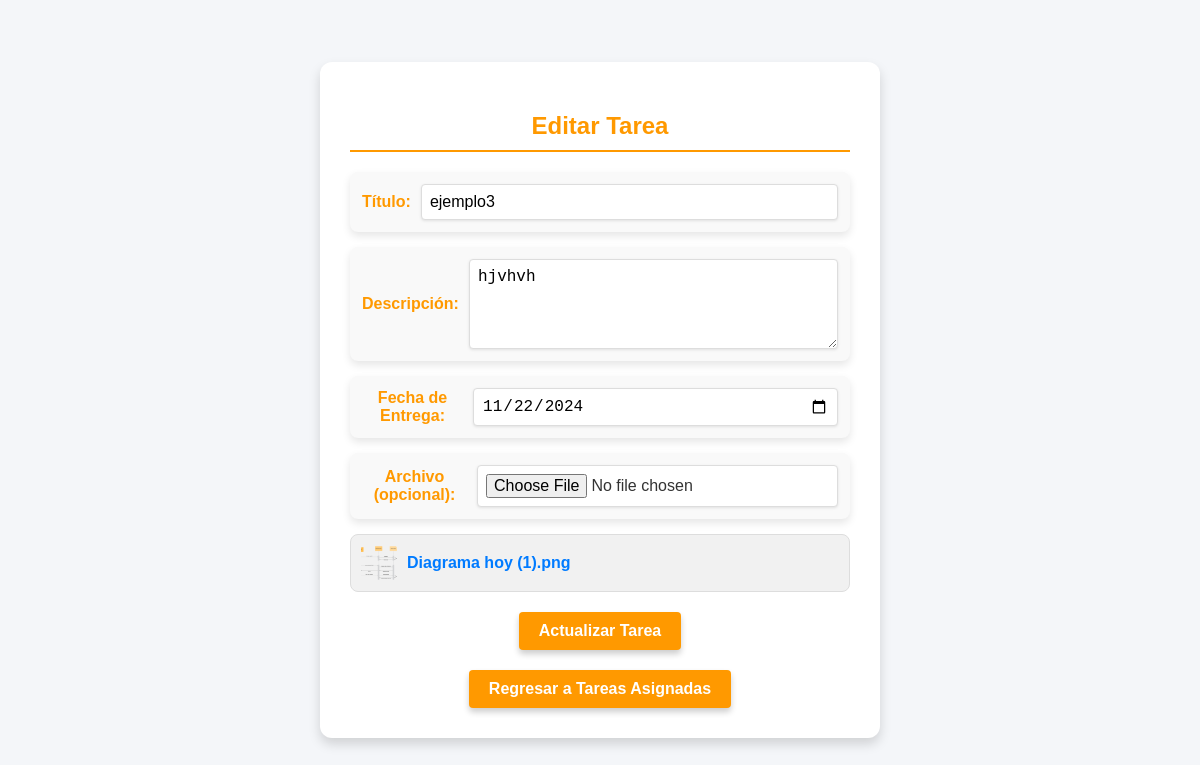
The app's page /editarTarea.php?id=6 with its own data.
### tables this page shows
CREATE TABLE `tareas` (
  `id_tarea` int(11) NOT NULL,
  `id_curso` int(11) DEFAULT NULL,
  `titulo` varchar(100) NOT NULL,
  `descripcion` text DEFAULT NULL,
  `archivo_tarea` varchar(255) DEFAULT NULL,
  `fecha_creacion` timestamp NOT NULL DEFAULT current_timestamp(),
  `fecha_limite` date NOT NULL
);

### editarTarea.php (the view, shortened to what this page needs)
<?php
$servidor = "localhost";
$usuario = "root";
$contraseña = "";
$baseDatos = "peis";
$conexion = new mysqli($servidor, $usuario, $contraseña, $baseDatos);
$id_tarea = $_GET['id'];
$sql = "SELECT * FROM tareas WHERE id_tarea = $id_tarea";
$resultado = $conexion->query($sql);
if ($resultado->num_rows > 0) {
    $fila = $resultado->fetch_assoc();
?>
<!DOCTYPE html>
<html lang="es">
<head>
</head>
<body>
<div class="form-container">
    <h2>Editar Tarea</h2>
    <form method="POST" enctype="multipart/form-data">
        <div class="form-group">
            <label for="titulo">Título:</label>
            <input type="text" id="titulo" name="titulo" value="<?php echo $fila['titulo']; ?>" required>
        </div>
        <div class="form-group">
            <label for="descripcion">Descripción:</label>
            <textarea id="descripcion" name="descripcion" rows="4" required><?php echo $fila['descripcion']; ?></textarea>
        </div>
        <div class="form-group">
            <label for="fecha_limite">Fecha de Entrega:</label>
            <input type="date" id="fecha_limite" name="fecha_limite" value="<?php echo $fila['fecha_limite']; ?>" required>
        </div>
        <div class="form-group">
            <label for="archivo">Archivo (opcional):</label>
            <input type="file" id="archivo" name="archivo">
        </div>
        <?php if (!empty($fila['archivo_tarea'])): ?>
            <div class="file-preview">
                <?php
                $file_path = htmlspecialchars($fila['archivo_tarea']);
                $file_extension = pathinfo($file_path, PATHINFO_EXTENSION);
                $image_extensions = ['jpg', 'jpeg', 'png', 'gif'];
                if (in_array(strtolower($file_extension), $image_extensions)) {
                    echo "<img src='$file_path' alt='Archivo'>";
                } else {
                    echo "<img src='file-icon.png' alt='Archivo'>";
                }
                ?>
                <a href="<?php echo $file_path; ?>" target="_blank"><?php echo basename($file_path); ?></a>
            </div>
        <?php endif; ?>
        <button type="submit">Actualizar Tarea</button>
    </form>
    <button class="back-button" onclick="window.location.href='listarTareas.php'">Regresar a Tareas Asignadas</button>
</div>
</body>
</html>
<?php
} else {
    echo "Tarea no encontrada";
}
?>

### editarTarea.php (style rules this page uses)
body { font-family: Arial, sans-serif; background-color: #f4f6f9; color: #333; display: flex; justify-content: center; align-items: center; height: 100vh; margin: 0; }
.form-container { background-color: #ffffff; padding: 30px; border-radius: 12px; box-shadow: 0 6px 12px rgba(0, 0, 0, 0.15); max-width: 500px; width: 100%; text-align: center; }
.form-container h2 { color: #ff9900; font-size: 24px; margin-bottom: 20px; border-bottom: 2px solid #ff9900; padding-bottom: 10px; }
.form-group { margin-bottom: 15px; padding: 12px; border-radius: 8px; background-color: #f9f9f9; box-shadow: 0 4px 8px rgba(0, 0, 0, 0.1); display: flex; justify-content: space-between; align-items: center; }
.form-group label { font-weight: bold; color: #ff9900; margin-right: 10px; }
.form-group input, .form-group textarea { width: 100%; padding: 8px; font-size: 16px; border: 1px solid #ddd; border-radius: 4px; background-color: #ffffff; box-shadow: 0 1px 3px rgba(0, 0, 0, 0.1); }
.file-preview { display: flex; align-items: center; background-color: #f1f1f1; border: 1px solid #ddd; padding: 10px; border-radius: 8px; margin-top: 10px; justify-content: start; }
.file-preview img { width: 36px; height: 36px; margin-right: 10px; border-radius: 4px; object-fit: cover; }
.file-preview a { color: #007bff; text-decoration: none; font-weight: bold; }
.form-container button { margin-top: 20px; padding: 10px 20px; font-size: 16px; font-weight: bold; color: #fff; background-color: #ff9900; border: none; border-radius: 4px; cursor: pointer; transition: background-color 0.3s; box-shadow: 0 4px 6px rgba(0, 0, 0, 0.2); }
.back-button { background-color: #555; color: #fff; padding: 10px 20px; font-size: 16px; border: none; border-radius: 4px; cursor: pointer; transition: background-color 0.3s; margin-top: 10px; }

### records on screen
tareas: titulo "ejemplo3", descripcion "hjvhvh", fecha_limite "11/22/2024", archivo_tarea (picture), archivo_tarea "Diagrama hoy (1).png"
